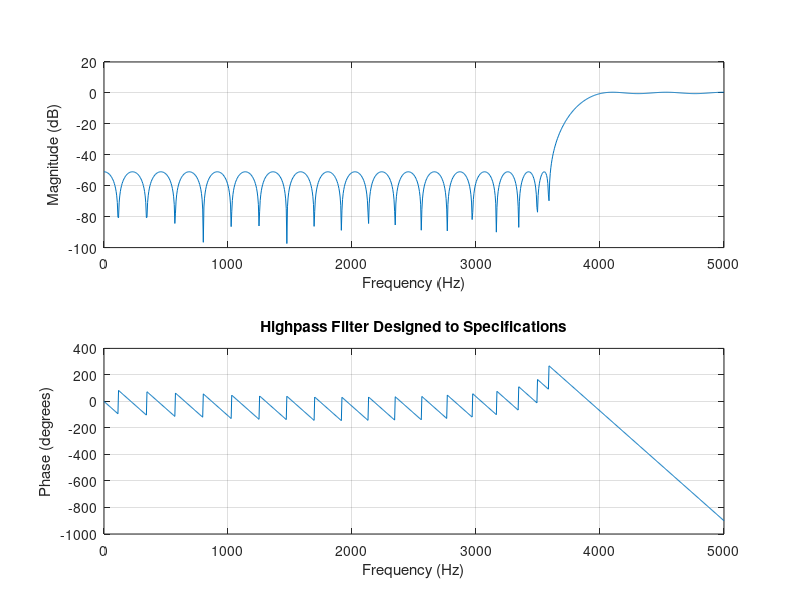

Source code (MATLAB):
fs = 10000
fstop = 3600
fpass = 4000
rs = 50
rp = 1

f = [fstop fpass]
a = [0 1]

dev = [10^(-rs/20) (10^(rp/20)-1)/(10^(rp/20)+1)];
[n,fo,ao,w] = firpmord(f,a,dev,fs);
b = firpm(n,fo,ao,w);
freqz(b,1,1024,fs)
title('Highpass Filter Designed to Specifications')

